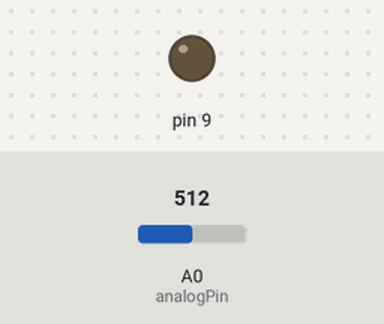
Simulated run of this sketch. Board: Arduino Uno, built with avr-gcc and run on an emulated ATmega328P. On the bench: output pins drawn as LEDs (lit = HIGH). Inputs (shaded band) come from the test bench; at power-on: A0 (analogPin) = 512.

Above: at 1.2 s.
1.3 s: A0 (analogPin) set to 6
At 1.47 s:
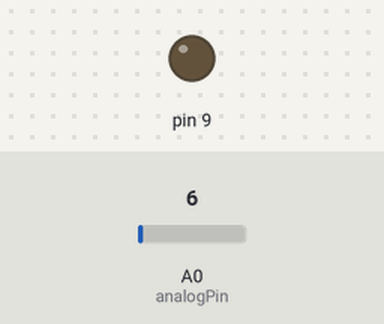
3.1 s: A0 (analogPin) set to 3
At 3.5 s:
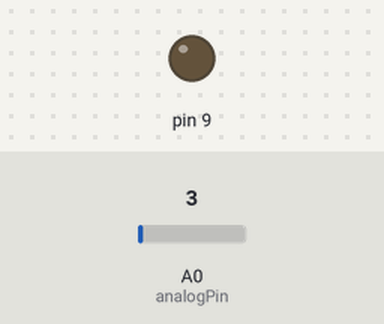
4.6 s: A0 (analogPin) set to 716
At 4.77 s:
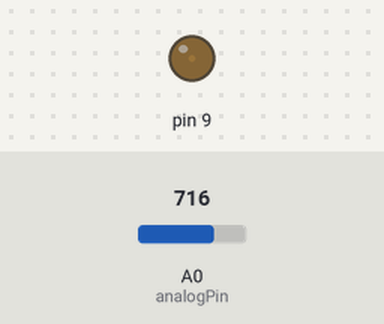
7.6 s: A0 (analogPin) set to 900
Timing chart, 0 to 10.6 s (numbered marks = the images above; inputs shaded):
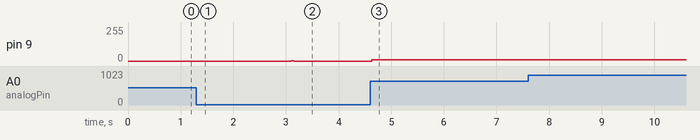

Measured:
- after the input at 1.3 s, pin 9: stays 0/255 (without the input it goes to 127/255 after 1.4 s)
- after the input at 3.1 s, pin 9: 0/255 → 1/255 at once, → 0/255 0.04 s later
- after the input at 4.6 s, pin 9: 0/255 → 8/255 at once

The sketch:

medir_y_enviar.ino
```cpp
//// ****** THIS FILE IS AUTOGENERATED ******
////
////          >>>> DO NOT CHANGE <<<<
////
///
///  Filename; C:\Users\Publico.LABORATORIOS\Desktop\instrumentacion y control\arduino lantz\medir_y_enviar.py
///  Source class: medir_y_enviar
///  Generation timestamp: 2019-06-05T05:11:06.790999
///  Class code hash: d2af6ce7368bde9eaff4946731656b9ed8606706
///
/////////////////////////////////////////////////////////////


// Import libraries
#include <Arduino.h>

#include "inodriver_bridge.h"
#include "inodriver_user.h"

#define BAUD_RATE 9600

void setup() {
  bridge_setup();

  user_setup();

  Serial.begin(BAUD_RATE);
}

void loop() {

  bridge_loop();

  user_loop();
}
```

SerialCommand.cpp
```cpp
// (licence header left out)
#include "SerialCommand.h"

/**
 * Constructor makes sure some things are set.
 */
SerialCommand::SerialCommand()
  : commandList(NULL),
    commandCount(0),
    defaultHandler(NULL),
    term('\n'),           // default terminator for commands, newline character
    last(NULL)
{
  strcpy(delim, " "); // strtok_r needs a null-terminated string
  clearBuffer();
}

/**
 * Adds a "command" and a handler function to the list of available commands.
 * This is used for matching a found token in the buffer, and gives the pointer
 * to the handler function to deal with it.
 */
void SerialCommand::addCommand(const char *command, void (*function)()) {
  #ifdef SERIALCOMMAND_DEBUG
    Serial.print("Adding command (");
    Serial.print(commandCount);
    Serial.print("): ");
    Serial.println(command);
  #endif

  commandList = (SerialCommandCallback *) realloc(commandList, (commandCount + 1) * sizeof(SerialCommandCallback));
  strncpy(commandList[commandCount].command, command, SERIALCOMMAND_MAXCOMMANDLENGTH);
  commandList[commandCount].function = function;
  commandCount++;
}

/**
 * This sets up a handler to be called in the event that the receveived command string
 * isn't in the list of commands.
 */
void SerialCommand::setDefaultHandler(void (*function)(const char *)) {
  defaultHandler = function;
}


/**
 * This checks the Serial stream for characters, and assembles them into a buffer.
 * When the terminator character (default '\n') is seen, it starts parsing the
 * buffer for a prefix command, and calls handlers setup by addCommand() member
 */
void SerialCommand::readSerial() {
  while (Serial.available() > 0) {
    char inChar = Serial.read();   // Read single available character, there may be more waiting
    #ifdef SERIALCOMMAND_DEBUG
      Serial.print(inChar);   // Echo back to serial stream
    #endif

    if (inChar == term) {     // Check for the terminator (default '\r') meaning end of command
      #ifdef SERIALCOMMAND_DEBUG
        Serial.print("Received: ");
        Serial.println(buffer);
      #endif

      char *command = strtok_r(buffer, delim, &last);   // Search for command at start of buffer
      if (command != NULL) {
        boolean matched = false;
        for (int i = 0; i < commandCount; i++) {
          #ifdef SERIALCOMMAND_DEBUG
            Serial.print("Comparing [");
            Serial.print(command);
            Serial.print("] to [");
            Serial.print(commandList[i].command);
            Serial.println("]");
          #endif

          // Compare the found command against the list of known commands for a match
          if (strncmp(command, commandList[i].command, SERIALCOMMAND_MAXCOMMANDLENGTH) == 0) {
            #ifdef SERIALCOMMAND_DEBUG
              Serial.print("Matched Command: ");
              Serial.println(command);
            #endif

            // Execute the stored handler function for the command
            (*commandList[i].function)();
            matched = true;
            break;
          }
        }
        if (!matched && (defaultHandler != NULL)) {
          (*defaultHandler)(command);
        }
      }
      clearBuffer();
    }
    else if (isprint(inChar)) {     // Only printable characters into the buffer
      if (bufPos < SERIALCOMMAND_BUFFER) {
        buffer[bufPos++] = inChar;  // Put character into buffer
        buffer[bufPos] = '\0';      // Null terminate
      } else {
        #ifdef SERIALCOMMAND_DEBUG
          Serial.println("Line buffer is full - increase SERIALCOMMAND_BUFFER");
        #endif
      }
    }
  }
}

/*
 * Clear the input buffer.
 */
void SerialCommand::clearBuffer() {
  buffer[0] = '\0';
  bufPos = 0;
}

/**
 * Retrieve the next token ("word" or "argument") from the command buffer.
 * Returns NULL if no more tokens exist.
 */
char *SerialCommand::next() {
  return strtok_r(NULL, delim, &last);
}
```

SerialCommand.h
```cpp
// (licence header left out)
#ifndef SerialCommand_h
#define SerialCommand_h

#if defined(WIRING) && WIRING >= 100
  #include <Wiring.h>
#elif defined(ARDUINO) && ARDUINO >= 100
  #include <Arduino.h>
#else
  #include <WProgram.h>
#endif
#include <string.h>

// Size of the input buffer in bytes (maximum length of one command plus arguments)
#define SERIALCOMMAND_BUFFER 32
// Maximum length of a command excluding the terminating null
#define SERIALCOMMAND_MAXCOMMANDLENGTH 8

// Uncomment the next line to run the library in debug mode (verbose messages)
//#define SERIALCOMMAND_DEBUG


class SerialCommand {
  public:
    SerialCommand();      // Constructor
    void addCommand(const char *command, void(*function)());  // Add a command to the processing dictionary.
    void setDefaultHandler(void (*function)(const char *));   // A handler to call when no valid command received.

    void readSerial();    // Main entry point.
    void clearBuffer();   // Clears the input buffer.
    char *next();         // Returns pointer to next token found in command buffer (for getting arguments to commands).

  private:
    // Command/handler dictionary
    struct SerialCommandCallback {
      char command[SERIALCOMMAND_MAXCOMMANDLENGTH + 1];
      void (*function)();
    };                                    // Data structure to hold Command/Handler function key-value pairs
    SerialCommandCallback *commandList;   // Actual definition for command/handler array
    byte commandCount;

    // Pointer to the default handler function
    void (*defaultHandler)(const char *);

    char delim[2]; // null-terminated list of character to be used as delimeters for tokenizing (default " ")
    char term;     // Character that signals end of command (default '\n')

    char buffer[SERIALCOMMAND_BUFFER + 1]; // Buffer of stored characters while waiting for terminator character
    byte bufPos;                        // Current position in the buffer
    char *last;                         // State variable used by strtok_r during processing
};

#endif //SerialCommand_h
```

inodriver_bridge.cpp
```cpp
//// ****** THIS FILE IS AUTOGENERATED ******
////
////          >>>> DO NOT CHANGE <<<<
////
///
///  Filename; C:\Users\Publico.LABORATORIOS\Desktop\instrumentacion y control\arduino lantz\medir_y_enviar.py
///  Source class: medir_y_enviar
///  Generation timestamp: 2019-06-05T05:11:06.770999
///  Class code hash: d2af6ce7368bde9eaff4946731656b9ed8606706
///
/////////////////////////////////////////////////////////////


#include "inodriver_bridge.h"

SerialCommand sCmd;

void ok() {
  Serial.println("OK");
}

void error(const char* msg) {
  Serial.print("ERROR: ");
  Serial.println(msg);
}

void error_i(int errno) {
  Serial.print("ERROR: ");
  Serial.println(errno);
}

void bridge_loop() {
  while (Serial.available() > 0) {
    sCmd.readSerial();
  }
}

void bridge_setup() {
  //// Setup callbacks for SerialCommand commands

  // All commands might return
  //    ERROR: <error message>

  // All set commands return
  //    OK
  // if the operation is successfull

  // All parameters are ascii encoded strings
  sCmd.addCommand("INFO?", getInfo);

  sCmd.setDefaultHandler(unrecognized);


  // tension
  // <F> float as string

  // Getter:
  //   Tension?
  // Returns: <F>
  sCmd.addCommand("Tension?", wrapperGet_Tension);
}

//// Code

void getInfo() {
  Serial.print("medir_y_enviar,");
  Serial.println(COMPILE_DATE_TIME);
}

void unrecognized(const char *command) {
  error("Unknown command");
}
//// Auto generated Feat and DictFeat Code
// COMMAND: Tension, FEAT: tension

void wrapperGet_Tension() {
  Serial.println(get_Tension());
};
```

inodriver_bridge.h
```cpp
//// ****** THIS FILE IS AUTOGENERATED ******
////
////          >>>> DO NOT CHANGE <<<<
////
///
///  Filename; C:\Users\Publico.LABORATORIOS\Desktop\instrumentacion y control\arduino lantz\medir_y_enviar.py
///  Source class: medir_y_enviar
///  Generation timestamp: 2019-06-05T05:11:06.770999
///  Class code hash: d2af6ce7368bde9eaff4946731656b9ed8606706
///
/////////////////////////////////////////////////////////////

#ifndef inodriver_bridge_h
#define inodriver_bridge_h

#include <Arduino.h>

#include "SerialCommand.h"

#include "inodriver_user.h"

const char COMPILE_DATE_TIME[] = __DATE__ " " __TIME__;

void ok();
void error(const char*);
void error_i(int);
void bridge_loop();
void bridge_setup();

void getInfo();
void unrecognized(const char *);
void wrapperGet_Tension();


#endif // inodriver_bridge_h
```

inodriver_user.cpp
```cpp
//// ****** THIS FILE IS AUTOGENERATED ******
////
////          >>>> PLEASE ADAPT IT TO YOUR NEEDS <<<<
////
///
///  Filename; C:\Users\Publico.LABORATORIOS\Desktop\instrumentacion y control\arduino lantz\medir_y_enviar.py
///  Source class: medir_y_enviar
///  Generation timestamp: 2019-06-05T05:11:06.780999
///  Class code hash: d2af6ce7368bde9eaff4946731656b9ed8606706
///
/////////////////////////////////////////////////////////////

#include "arduino.h"

#include "inodriver_user.h"

int analogPin = A0;
int valor = 0;
//int tensiones[100];
float tension=0;
int enviar=127;


void user_setup() {

}

void user_loop() {
   // put your main code here, to run repeatedly:
  //float valor=tensiones[i];
  tension = analogRead(analogPin)* (255.0/ 1023.0);
  if (enviar<=tension) {
    enviar=enviar+1;
    analogWrite(9,enviar);
    }
  else {
    enviar=enviar-1;
    analogWrite(9,enviar);
  }
  delay(1);
// COMMAND: Tension, FEAT: tension
}

float get_Tension(void){
  tension = analogRead(analogPin)* (5.0/ 1023.0);  // read the input pin
  return tension;
}
```

inodriver_user.h
```cpp
//// ****** THIS FILE IS AUTOGENERATED ******
////
////          >>>> PLEASE ADAPT IT TO YOUR NEEDS <<<<
////
///
///  Filename; C:\Users\Publico.LABORATORIOS\Desktop\instrumentacion y control\arduino lantz\medir_y_enviar.py
///  Source class: medir_y_enviar
///  Generation timestamp: 2019-06-05T05:11:06.780999
///  Class code hash: d2af6ce7368bde9eaff4946731656b9ed8606706
///
/////////////////////////////////////////////////////////////

#ifndef inodriver_user_h
#define inodriver_user_h

void user_setup();
void user_loop();
float get_Tension();

#endif // inodriver_user_h
```
